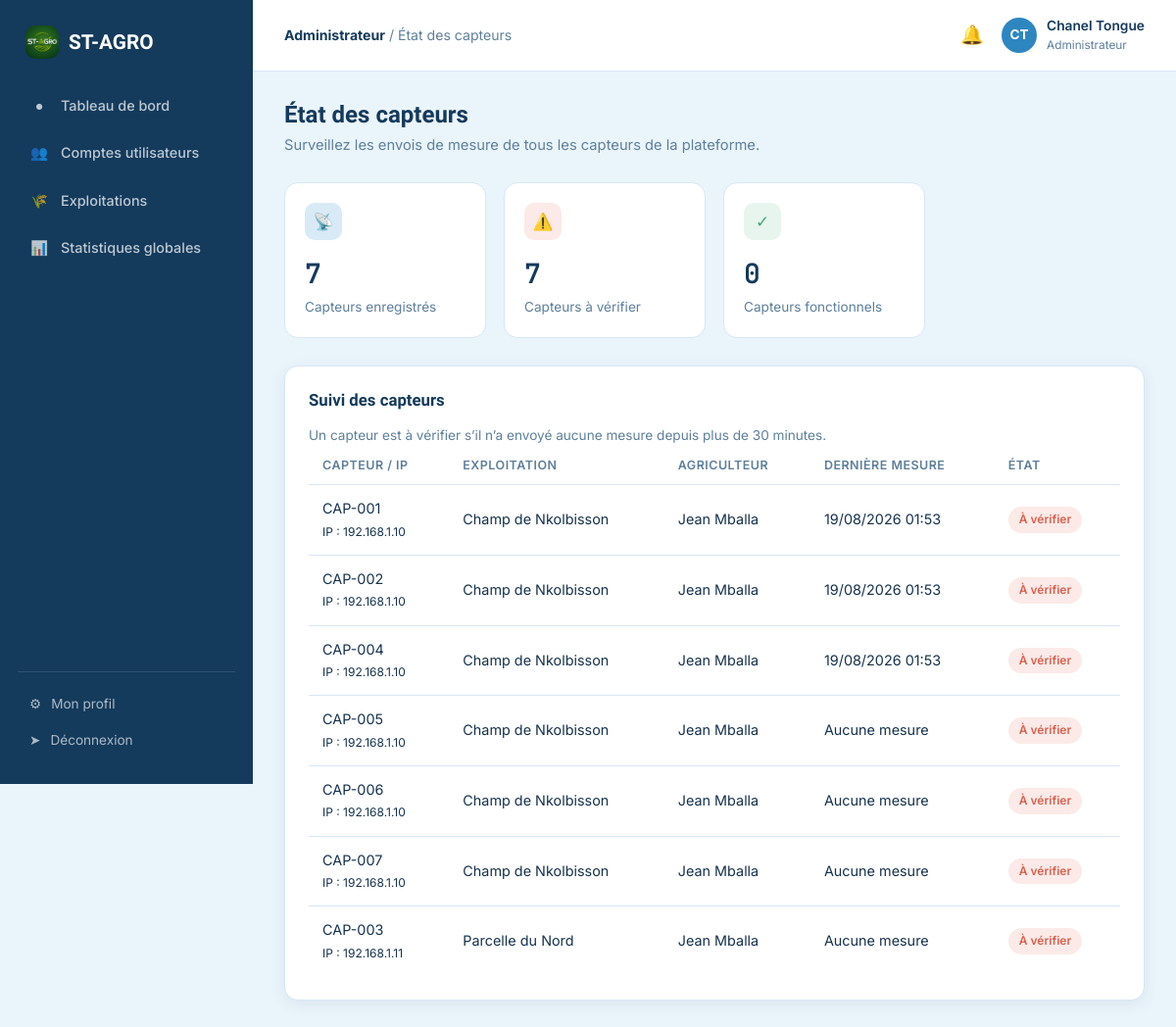
The page /admin/capteurs.php (signed in) on the database its author committed.
### tables this page shows
CREATE TABLE utilisateurs (
    id INT AUTO_INCREMENT PRIMARY KEY,
    nom VARCHAR(80) NOT NULL,
    prenom VARCHAR(80) NOT NULL,
    email VARCHAR(150) NOT NULL UNIQUE,
    telephone VARCHAR(30) DEFAULT NULL,
    mot_de_passe VARCHAR(255) NOT NULL,
    role ENUM('administrateur','agriculteur','agronome') NOT NULL DEFAULT 'agriculteur',
    photo_profil VARCHAR(255) DEFAULT NULL,
    ville VARCHAR(120) DEFAULT NULL,
    statut ENUM('actif','suspendu') NOT NULL DEFAULT 'actif',
    date_creation DATETIME DEFAULT CURRENT_TIMESTAMP
);

CREATE TABLE capteurs (
    id INT AUTO_INCREMENT PRIMARY KEY,
    exploitation_id INT NOT NULL,
    code_capteur VARCHAR(50) NOT NULL UNIQUE,
    adresse_ip VARCHAR(45) DEFAULT NULL,
    statut ENUM('actif','inactif','en_panne') NOT NULL DEFAULT 'actif',
    date_installation DATE DEFAULT NULL,
    FOREIGN KEY (exploitation_id) REFERENCES exploitations(id) ON DELETE CASCADE
);

CREATE TABLE exploitations (
    id INT AUTO_INCREMENT PRIMARY KEY,
    agriculteur_id INT NOT NULL,
    nom VARCHAR(150) NOT NULL,
    culture VARCHAR(120) NOT NULL,
    type_sol ENUM('sableux','limoneux','argileux','humifere') DEFAULT NULL,
    superficie DECIMAL(10,2) DEFAULT NULL COMMENT 'en hectares',
    ville VARCHAR(120) DEFAULT NULL,
    latitude DECIMAL(10,6) DEFAULT NULL,
    longitude DECIMAL(10,6) DEFAULT NULL,
    adresse_ip VARCHAR(45) DEFAULT NULL,
    irrigation_active TINYINT(1) NOT NULL DEFAULT 0,
    date_plantation DATE DEFAULT NULL,
    statut ENUM('en_cours','recoltee','en_alerte') NOT NULL DEFAULT 'en_cours',
    date_creation DATETIME DEFAULT CURRENT_TIMESTAMP,
    FOREIGN KEY (agriculteur_id) REFERENCES utilisateurs(id) ON DELETE CASCADE
);

### includes/auth.php (called while the page is built, shortened)
<?php
require_once __DIR__ . '/../config/database.php';
function estConnecte(): bool
{
    return isset($_SESSION['user_id']);
}
function utilisateurCourant(): ?array
{
    static $user = null;
    if ($user === null) {
        $stmt = getPDO()->prepare('SELECT id, nom, prenom, email, telephone, role, photo_profil, ville, statut FROM utilisateurs WHERE id = ?');
        $stmt->execute([$_SESSION['user_id']]);
        $user = $stmt->fetch();
    }
    return $user;
}

### config/database.php (called while the page is built, shortened)
<?php
function getPDO(): PDO
{
    static $pdo = null;
    if ($pdo === null) {
        $dsn = 'mysql:host=' . DB_HOST . ';dbname=' . DB_NAME . ';charset=' . DB_CHARSET;
        $options = [
            PDO::ATTR_ERRMODE            => PDO::ERRMODE_EXCEPTION,
            PDO::ATTR_DEFAULT_FETCH_MODE => PDO::FETCH_ASSOC,
            PDO::ATTR_EMULATE_PREPARES   => false,
        ];
        try {
            $pdo = new PDO($dsn, DB_USER, DB_PASS, $options);
        } catch (PDOException $e) {
            die('Erreur de connexion à la base de données : ' . $e->getMessage());
        }
    }
    return $pdo;
}

### includes/functions.php (called while the page is built, shortened)
<?php
function nettoyer(string $valeur): string
{
    return htmlspecialchars(trim($valeur), ENT_QUOTES, 'UTF-8');
}

### admin/capteurs.php (the view, shortened to what this page needs)
<?php
require_once __DIR__ . '/../includes/auth.php';
require_once __DIR__ . '/../includes/functions.php';
$pdo = getPDO();
$capteursEtat = $pdo->query("SELECT c.id, c.code_capteur, c.adresse_ip, c.statut AS statut_capteur,
        e.nom AS exploitation_nom, u.nom AS agriculteur_nom, u.prenom AS agriculteur_prenom,
        r.derniere_mesure_releve, m.derniere_mesure_historique
    FROM capteurs c
    JOIN exploitations e ON e.id = c.exploitation_id
    JOIN utilisateurs u ON u.id = e.agriculteur_id
    LEFT JOIN (
        SELECT capteur_id, MAX(date_releve) AS derniere_mesure_releve
        FROM releves_capteurs GROUP BY capteur_id
    ) r ON r.capteur_id = c.id
    LEFT JOIN (
        SELECT capteur_id, MAX(date_mesure) AS derniere_mesure_historique
        FROM mesures GROUP BY capteur_id
    ) m ON m.capteur_id = c.id
    ORDER BY e.nom, c.code_capteur")->fetchAll();
$capteursProbleme = 0;
foreach ($capteursEtat as &$capteur) {
    $dates = array_filter([$capteur['derniere_mesure_releve'], $capteur['derniere_mesure_historique']]);
    $capteur['derniere_mesure'] = $dates ? max($dates) : null;
    $capteur['en_probleme'] = !$capteur['derniere_mesure'] || (time() - strtotime($capteur['derniere_mesure'])) > 1800;
    if ($capteur['en_probleme']) {
        $capteursProbleme++;
    }
}
$filAriane = 'État des capteurs';
$pageActive = 'capteurs';
require __DIR__ . '/../includes/layout_debut.php';
?>
<h1>État des capteurs</h1>
<p class="sous-titre-page">Surveillez les envois de mesure de tous les capteurs de la plateforme.</p>
<div class="grille-stats">
    <div class="stat-carte"><div class="stat-tete"><span class="stat-icone bleu">&#128225;</span></div><div class="valeur"><?= count($capteursEtat) ?></div><div class="libelle">Capteurs enregistrés</div></div>
    <div class="stat-carte"><div class="stat-tete"><span class="stat-icone <?= $capteursProbleme ? 'rouge' : 'vert' ?>">&#9888;&#65039;</span></div><div class="valeur"><?= $capteursProbleme ?></div><div class="libelle">Capteurs à vérifier</div></div>
    <div class="stat-carte"><div class="stat-tete"><span class="stat-icone vert">&#10003;</span></div><div class="valeur"><?= count($capteursEtat) - $capteursProbleme ?></div><div class="libelle">Capteurs fonctionnels</div></div>
</div>
<div class="carte">
    <div class="carte-titre"><h3>Suivi des capteurs</h3></div>
    <p style="color:var(--texte-attenue); font-size:0.85rem;">Un capteur est à vérifier s’il n’a envoyé aucune mesure depuis plus de 30 minutes.</p>
    <div class="table-wrap">
        <table class="table-app">
            <thead><tr><th>Capteur / IP</th><th>Exploitation</th><th>Agriculteur</th><th>Dernière mesure</th><th>État</th></tr></thead>
            <tbody>
            <?php foreach ($capteursEtat as $capteur): ?>
                <tr>
                    <td><?= nettoyer($capteur['code_capteur']) ?><br><small>IP : <?= nettoyer((string) $capteur['adresse_ip']) ?></small></td>
                    <td><?= nettoyer($capteur['exploitation_nom']) ?></td>
                    <td><?= nettoyer($capteur['agriculteur_prenom'] . ' ' . $capteur['agriculteur_nom']) ?></td>
                    <td><?= $capteur['derniere_mesure'] ? nettoyer(date('d/m/Y H:i', strtotime($capteur['derniere_mesure']))) : 'Aucune mesure' ?></td>
                    <td><?= $capteur['en_probleme'] ? '<span class="badge badge-rouge">À vérifier</span>' : '<span class="badge badge-vert">Fonctionnel</span>' ?></td>
                </tr>
            <?php endforeach; ?>
            </tbody>
        </table>
    </div>
</div>
<?php require __DIR__ . '/../includes/layout_fin.php'; ?>

### includes/layout_debut.php (shortened to what this page needs)
<?php
$user = utilisateurCourant();
$role = $user['role'];
$initiales = mb_strtoupper(mb_substr($user['prenom'], 0, 1) . mb_substr($user['nom'], 0, 1));
$libRole = ['agriculteur' => 'Agriculteur', 'agronome' => 'Agronome', 'administrateur' => 'Administrateur'];
?>
<!DOCTYPE html>
<html lang="fr">
<head>
<link rel="stylesheet" href="/st-agro/includes/style.css?v=logo34">
</head>
<body>
<div class="app-shell">
    <aside class="barre-laterale">
        <div class="logo"><img src="/st-agro/logo.png" alt="ST-AGRO"> ST-AGRO</div>
        <ul class="nav-app">
            <?php foreach ($liensParRole[$role] as $lien): ?>
            <li><a href="<?= $lien['href'] ?>" class="<?= $pageActive === $lien['cle'] ? 'actif' : '' ?>">
                <span class="icone"><?= $lien['icone'] ?></span> <?= $lien['texte'] ?>
            </a></li>
            <?php endforeach; ?>
        </ul>
        <div class="barre-laterale-bas">
            <a href="/st-agro/profil.php"><span class="icone">&#9881;</span> Mon profil</a>
            <a href="/st-agro/deconnexion.php"><span class="icone">&#10148;</span> Déconnexion</a>
        </div>
    </aside>
    <div class="zone-app">
        <header class="barre-superieure">
            <div style="display:flex; align-items:center; gap:14px;">
                <div class="fil-ariane"><strong><?= $libRole[$role] ?></strong> / <?= nettoyer($filAriane) ?></div>
            </div>
            <div class="barre-superieure-actions">
                <a href="/st-agro/<?= $role === 'administrateur' ? 'admin' : $role ?>/notifications.php" class="cloche-notif" aria-label="Notifications">
                    &#128276;
                </a>
                <a href="/st-agro/profil.php" class="mini-profil">
                    <div class="avatar"><?= $initiales ?></div>
                    <div>
                        <div class="nom"><?= nettoyer($user['prenom'] . ' ' . $user['nom']) ?></div>
                        <div class="role"><?= $libRole[$role] ?></div>
                    </div>
                </a>
            </div>
        </header>
        <main class="contenu-app">

### includes/layout_fin.php (shortened to what this page needs)
        </main>
    </div>
</div>
</body>
</html>

### rows shown on the page
utilisateurs: role "Administrateur", initiales "CT", nettoyer($user['prenom'] . ' ' . $user['nom']) "Chanel Tongue"
capteurs: code_capteur "CAP-001", adresse_ip "192.168.1.10", exploitation.nom "Champ de Nkolbisson", utilisateurs.prenom+nom "Jean Mballa", derniere_mesure "19/08/2026 01:53"
capteurs: code_capteur "CAP-002", adresse_ip "192.168.1.10", exploitation.nom "Champ de Nkolbisson", utilisateurs.prenom+nom "Jean Mballa", derniere_mesure "19/08/2026 01:53"
capteurs: code_capteur "CAP-004", adresse_ip "192.168.1.10", exploitation.nom "Champ de Nkolbisson", utilisateurs.prenom+nom "Jean Mballa", derniere_mesure "19/08/2026 01:53"
capteurs: code_capteur "CAP-005", adresse_ip "192.168.1.10", exploitation.nom "Champ de Nkolbisson", utilisateurs.prenom+nom "Jean Mballa", shows "Aucune mesure"
capteurs: code_capteur "CAP-006", adresse_ip "192.168.1.10", exploitation.nom "Champ de Nkolbisson", utilisateurs.prenom+nom "Jean Mballa", shows "Aucune mesure"
capteurs: code_capteur "CAP-007", adresse_ip "192.168.1.10", exploitation.nom "Champ de Nkolbisson", utilisateurs.prenom+nom "Jean Mballa", shows "Aucune mesure"
capteurs: code_capteur "CAP-003", adresse_ip "192.168.1.11", exploitation.nom "Parcelle du Nord", utilisateurs.prenom+nom "Jean Mballa", shows "Aucune mesure"

### other values the page prints
$lien['icone'] "●"
$lien['texte'] "Tableau de bord"
$lien['icone'] "👥"
$lien['texte'] "Comptes utilisateurs"
$lien['icone'] "🌾"
$lien['texte'] "Exploitations"
$lien['icone'] "📊"
$lien['texte'] "Statistiques globales"
nettoyer($filAriane) "État des capteurs"
count($capteursEtat) "7"
$capteursProbleme "7"
count($capteursEtat) - $capteursProbleme "0"
